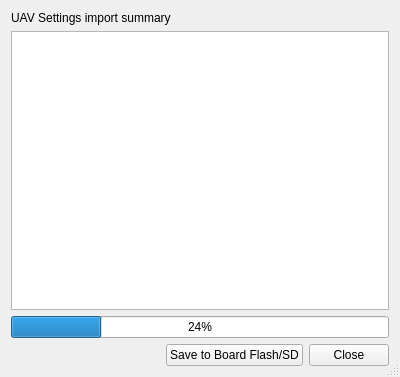
<?xml version="1.0" encoding="UTF-8"?>
<ui version="4.0">
 <class>ImportSummaryDialog</class>
 <widget class="QDialog" name="ImportSummaryDialog">
  <property name="geometry">
   <rect>
    <x>0</x>
    <y>0</y>
    <width>400</width>
    <height>377</height>
   </rect>
  </property>
  <property name="windowTitle">
   <string>Dialog</string>
  </property>
  <property name="sizeGripEnabled">
   <bool>true</bool>
  </property>
  <layout class="QVBoxLayout" name="verticalLayout">
   <item>
    <widget class="QLabel" name="label">
     <property name="text">
      <string>UAV Settings import summary</string>
     </property>
    </widget>
   </item>
   <item>
    <widget class="QTableWidget" name="importSummaryList">
     <property name="horizontalScrollBarPolicy">
      <enum>Qt::ScrollBarAlwaysOff</enum>
     </property>
     <property name="alternatingRowColors">
      <bool>true</bool>
     </property>
     <attribute name="horizontalHeaderMinimumSectionSize">
      <number>10</number>
     </attribute>
     <attribute name="horizontalHeaderStretchLastSection">
      <bool>true</bool>
     </attribute>
     <attribute name="verticalHeaderVisible">
      <bool>false</bool>
     </attribute>
     <attribute name="verticalHeaderStretchLastSection">
      <bool>false</bool>
     </attribute>
    </widget>
   </item>
   <item>
    <widget class="QProgressBar" name="progressBar">
     <property name="value">
      <number>24</number>
     </property>
    </widget>
   </item>
   <item>
    <layout class="QHBoxLayout" name="horizontalLayout">
     <item>
      <spacer name="horizontalSpacer">
       <property name="orientation">
        <enum>Qt::Horizontal</enum>
       </property>
       <property name="sizeHint" stdset="0">
        <size>
         <width>40</width>
         <height>20</height>
        </size>
       </property>
      </spacer>
     </item>
     <item>
      <widget class="QPushButton" name="pushButton_3">
       <property name="maximumSize">
        <size>
         <width>32</width>
         <height>32</height>
        </size>
       </property>
       <property name="text">
        <string/>
       </property>
       <property name="icon">
        <iconset resource="../coreplugin/core.qrc">
         <normaloff>:/core/images/helpicon.svg</normaloff>:/core/images/helpicon.svg</iconset>
       </property>
       <property name="iconSize">
        <size>
         <width>32</width>
         <height>32</height>
        </size>
       </property>
       <property name="flat">
        <bool>true</bool>
       </property>
      </widget>
     </item>
     <item>
      <widget class="QPushButton" name="saveToFlash">
       <property name="toolTip">
        <string>Save all settings checked above to persistent board storage,
then close the dialog.</string>
       </property>
       <property name="text">
        <string>Save to Board Flash/SD</string>
       </property>
      </widget>
     </item>
     <item>
      <widget class="QPushButton" name="closeButton">
       <property name="toolTip">
        <string>Close this dialog without saving to persistent storage</string>
       </property>
       <property name="text">
        <string>Close</string>
       </property>
      </widget>
     </item>
    </layout>
   </item>
  </layout>
 </widget>
 <resources>
  <include location="../coreplugin/core.qrc"/>
 </resources>
 <connections/>
</ui>
